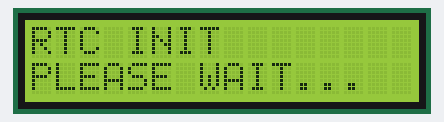
Simulated run of this sketch. Board: Arduino Uno, built with avr-gcc and run on an emulated ATmega328P. Parts: 16×2 character LCD. The local clock reads 2024-03-15 10:24:30 at power-on unless the sketch sets it; what the sketch prints to the serial monitor is not drawn.

Above: at 1.1 s.
At 3.2 s:
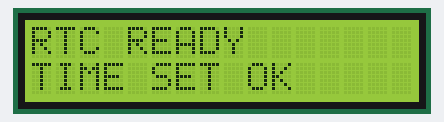
At 5.2 s:
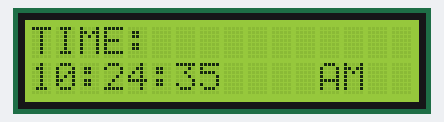
At 25.9 s:
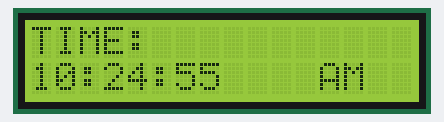
At 31.0 s:
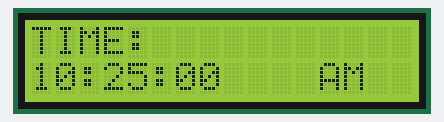
At 33.2 s:
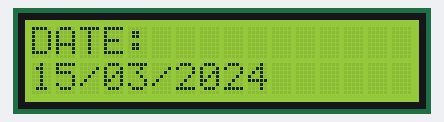

The sketch:

RTC.ino
```cpp
#include <Wire.h>
#include <LiquidCrystal_I2C.h>
#include <ThreeWire.h>
#include <RtcDS1302.h>

// LCD Setup (I2C address, columns, rows)
LiquidCrystal_I2C lcd(0x27, 16, 2); // Change 0x27 to your LCD's I2C address

// DS1302 RTC Wiring:
// CE (RST)  -> Arduino pin 8
// IO (DAT)  -> Arduino pin 7
// SCLK      -> Arduino pin 6

ThreeWire myWire(7, 6, 8); // DAT, CLK, RST
RtcDS1302<ThreeWire> rtc(myWire);

// Time display variables
String daysOfWeek[7] = {"Sun", "Mon", "Tue", "Wed", "Thu", "Fri", "Sat"};
bool showDate = true;
unsigned long lastToggle = 0;
const unsigned long toggleInterval = 3000;

// ======================================================================
// SETUP
// ======================================================================

void setup() {
  Serial.begin(9600);
  delay(1000);

  Serial.println("DS1302 RTC with LCD Display");
  Serial.println("==========================");

  // Initialize LCD
  lcd.init();
  lcd.backlight();
  lcd.clear();
  lcd.setCursor(0, 0);
  lcd.print("RTC INIT");
  lcd.setCursor(0, 1);
  lcd.print("PLEASE WAIT...");
  delay(2000);

  // Initialize RTC
  rtc.Begin();

  // Try to get current time
  RtcDateTime now = rtc.GetDateTime();

  // Check if RTC has valid time
  if (!rtc.IsDateTimeValid()) {
    Serial.println("RTC has invalid time!");
    Serial.println("Setting to compile time...");

    lcd.clear();
    lcd.setCursor(0, 0);
    lcd.print("SETTING TIME");
    lcd.setCursor(0, 1);
    lcd.print("PLEASE WAIT");

    // Set to compile time
    RtcDateTime compiled = RtcDateTime(__DATE__, __TIME__);
    rtc.SetDateTime(compiled);

    // Save the time
    now = rtc.GetDateTime();

    // Verify
    if (!rtc.IsDateTimeValid()) {
      Serial.println("Failed to set time!");
      lcd.clear();
      lcd.setCursor(0, 0);
      lcd.print("TIME SET FAILED");
      lcd.setCursor(0, 1);
      lcd.print("CHECK RTC MODULE");
      while(1); // Stop here
    }

    delay(2000);
  }

  // Check if RTC is running
  if (!rtc.GetIsRunning()) {
    Serial.println("RTC is not running, starting it...");
    rtc.SetIsRunning(true);
  }

  // Disable write protection
  if (rtc.GetIsWriteProtected()) {
    Serial.println("Disabling write protection...");
    rtc.SetIsWriteProtected(false);
  }

  Serial.println("RTC initialized successfully!");

  // Display initial info
  lcd.clear();
  lcd.setCursor(0, 0);
  lcd.print("RTC READY");
  lcd.setCursor(0, 1);
  lcd.print("TIME SET OK");
  delay(2000);

  // Show initial time
  displayDateTime();
}

// ======================================================================
// LOOP
// ======================================================================

void loop() {
  // Toggle between time and date every 3 seconds
  if (millis() - lastToggle > toggleInterval) {
    showDate = !showDate;
    lastToggle = millis();
  }

  // Update display every second
  static unsigned long lastUpdate = 0;
  if (millis() - lastUpdate >= 1000) {
    displayDateTime();
    lastUpdate = millis();
  }

  delay(100);
}

// ======================================================================
// DISPLAY DATE AND TIME FUNCTION
// ======================================================================

void displayDateTime() {
  // Always check if time is valid
  if (!rtc.IsDateTimeValid()) {
    Serial.println("ERROR: RTC time is not valid!");
    lcd.clear();
    lcd.setCursor(0, 0);
    lcd.print("RTC ERROR");
    lcd.setCursor(0, 1);
    lcd.print("TIME INVALID");

    // Try to recover
    RtcDateTime compiled = RtcDateTime(__DATE__, __TIME__);
    rtc.SetDateTime(compiled);
    delay(1000);
    return;
  }

  RtcDateTime now = rtc.GetDateTime();

  // Get time components
  int year = now.Year();
  int month = now.Month();
  int day = now.Day();
  int hour = now.Hour();
  int minute = now.Minute();
  int second = now.Second();
  int dayOfWeek = now.DayOfWeek();

  // Clear LCD
  lcd.clear();

  if (showDate) {
    // Display DATE on top line
    lcd.setCursor(0, 0);
    lcd.print("DATE:");

    lcd.setCursor(0, 1);
    // Format: DD/MM/YYYY
    if (day < 10) lcd.print("0");
    lcd.print(day);
    lcd.print("/");
    if (month < 10) lcd.print("0");
    lcd.print(month);
    lcd.print("/");
    lcd.print(year);

  } else {
    // Display TIME on top line
    lcd.setCursor(0, 0);
    lcd.print("TIME:");

    lcd.setCursor(0, 1);
    // Format: HH:MM:SS
    if (hour < 10) lcd.print("0");
    lcd.print(hour);
    lcd.print(":");
    if (minute < 10) lcd.print("0");
    lcd.print(minute);
    lcd.print(":");
    if (second < 10) lcd.print("0");
    lcd.print(second);

    // Add AM/PM indicator
    lcd.setCursor(12, 1);
    if (hour >= 12) {
      lcd.print("PM");
    } else {
      lcd.print("AM");
    }
  }

  // Print to serial monitor (every 5 seconds to avoid flooding)
  static unsigned long lastSerialPrint = 0;
  if (millis() - lastSerialPrint >= 5000) {
    printToSerial(year, month, day, hour, minute, second, dayOfWeek);
    lastSerialPrint = millis();
  }
}

// ======================================================================
// PRINT TO SERIAL MONITOR
// ======================================================================

void printToSerial(int year, int month, int day, int hour, int minute, int second, int dayOfWeek) {
  Serial.println("\n========= RTC TIME =========");
  Serial.print("Date: ");
  Serial.print(daysOfWeek[dayOfWeek]);
  Serial.print(", ");
  if (day < 10) Serial.print("0");
  Serial.print(day);
  Serial.print("/");
  if (month < 10) Serial.print("0");
  Serial.print(month);
  Serial.print("/");
  Serial.println(year);

  Serial.print("Time: ");
  if (hour < 10) Serial.print("0");
  Serial.print(hour);
  Serial.print(":");
  if (minute < 10) Serial.print("0");
  Serial.print(minute);
  Serial.print(":");
  if (second < 10) Serial.print("0");
  Serial.print(second);

  if (hour >= 12) {
    Serial.println(" PM");
  } else {
    Serial.println(" AM");
  }
  Serial.println("===========================\n");
}

// ======================================================================
// MANUALLY SET TIME FUNCTION
// ======================================================================

void setManualTime() {
  // Uncomment and modify to set a specific time
  /*
  Serial.println("Setting manual time...");

  // Format: Year, Month, Day, Hour, Minute, Second
  // Example: 2024, 12, 15, 14, 30, 0 = 15 Dec 2024, 2:30:00 PM
  RtcDateTime manualTime(2024, 12, 15, 14, 30, 0);

  // Disable write protection
  rtc.SetIsWriteProtected(false);

  // Set the time
  rtc.SetDateTime(manualTime);

  // Enable write protection (optional)
  // rtc.SetIsWriteProtected(true);

  Serial.println("Time set manually!");

  lcd.clear();
  lcd.setCursor(0, 0);
  lcd.print("TIME SET");
  lcd.setCursor(0, 1);
  lcd.print("MANUALLY OK");
  delay(3000);
  */
}

// ======================================================================
// TEST RTC FUNCTION
// ======================================================================

void testRTC() {
  Serial.println("Testing RTC module...");

  // Test 1: Check if RTC responds
  if (!rtc.IsDateTimeValid()) {
    Serial.println("FAIL: RTC time invalid");
    return;
  }

  // Test 2: Get current time
  RtcDateTime now = rtc.GetDateTime();
  Serial.println("PASS: Got current time");

  // Test 3: Check year range
  if (now.Year() < 2000 || now.Year() > 2100) {
    Serial.println("WARN: Year seems out of range");
  }

  Serial.println("RTC test completed!");
}
```

Measured:
- what the display in image 0 shows lasts 2.0 s, from 1.1 s to 3.1 s
- what the display in image 2 shows lasts 1.0 s, from 5.2 s to 6.2 s
- what the display in image 3 shows lasts 1.1 s, from 25.8 s to 26.9 s
- what the display in image 4 shows lasts 1.2 s, from 31.0 s to 32.2 s
- what the display in image 5 shows lasts 3.1 s, from 33.2 s to 36.3 s
